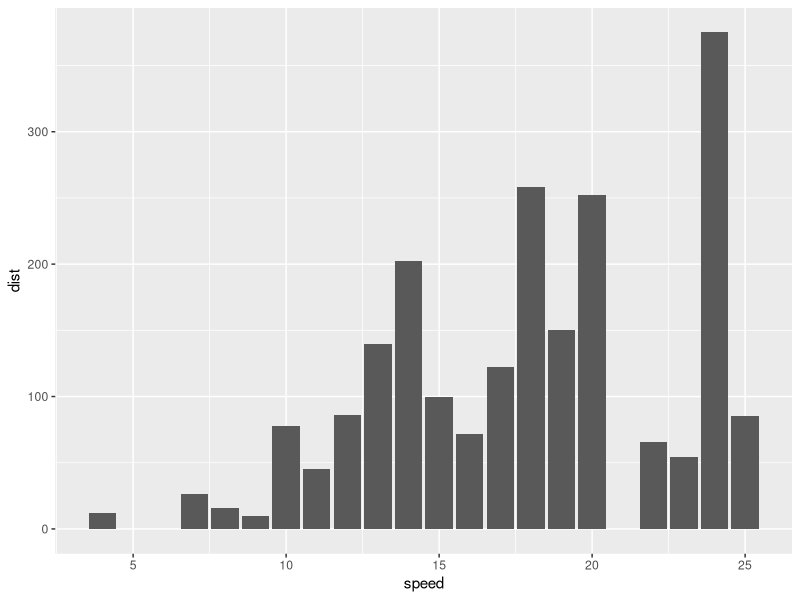

R code for this plot:
## ---- chunk 1
library("tidyverse")

## ---- chunk 2
knitr::opts_chunk$set(echo = TRUE)
## ---- chunk 3
summary(cars)
## ---- chunk 4
cars %>% 
ggplot(aes(x = speed, y = dist)) +
  geom_col()
